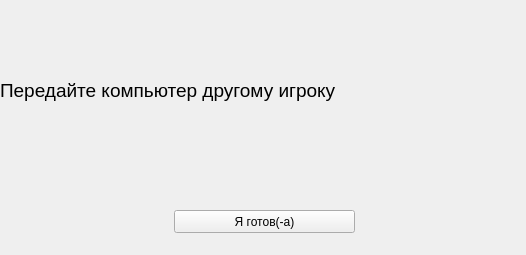
<?xml version="1.0" encoding="UTF-8"?>
<ui version="4.0">
 <class>Form</class>
 <widget class="QWidget" name="Form">
  <property name="geometry">
   <rect>
    <x>0</x>
    <y>0</y>
    <width>526</width>
    <height>255</height>
   </rect>
  </property>
  <property name="windowTitle">
   <string>Form</string>
  </property>
  <widget class="QLabel" name="label">
   <property name="geometry">
    <rect>
     <x>0</x>
     <y>70</y>
     <width>521</width>
     <height>41</height>
    </rect>
   </property>
   <property name="font">
    <font>
     <pointsize>14</pointsize>
    </font>
   </property>
   <property name="text">
    <string>Передайте компьютер другому игроку</string>
   </property>
  </widget>
  <widget class="QPushButton" name="pushButton">
   <property name="geometry">
    <rect>
     <x>174</x>
     <y>210</y>
     <width>181</width>
     <height>23</height>
    </rect>
   </property>
   <property name="text">
    <string>Я готов(-a)</string>
   </property>
  </widget>
 </widget>
 <resources/>
 <connections/>
</ui>
